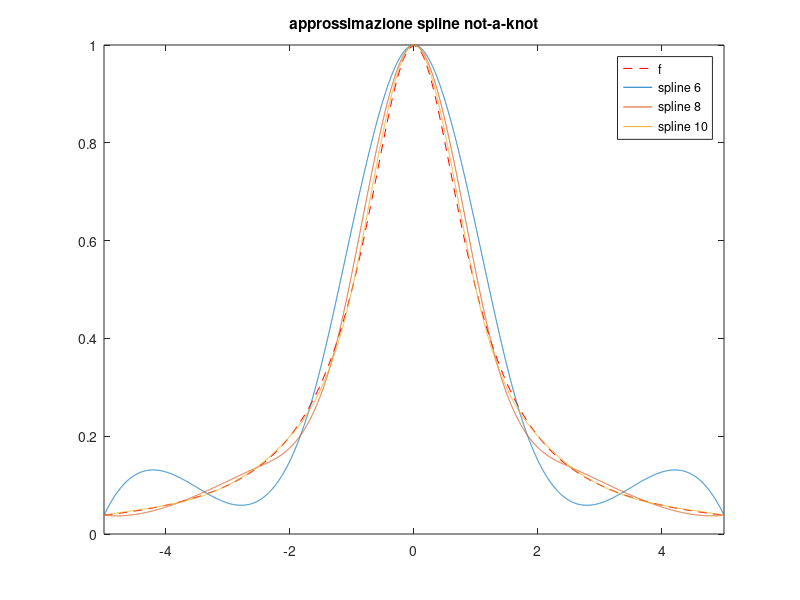
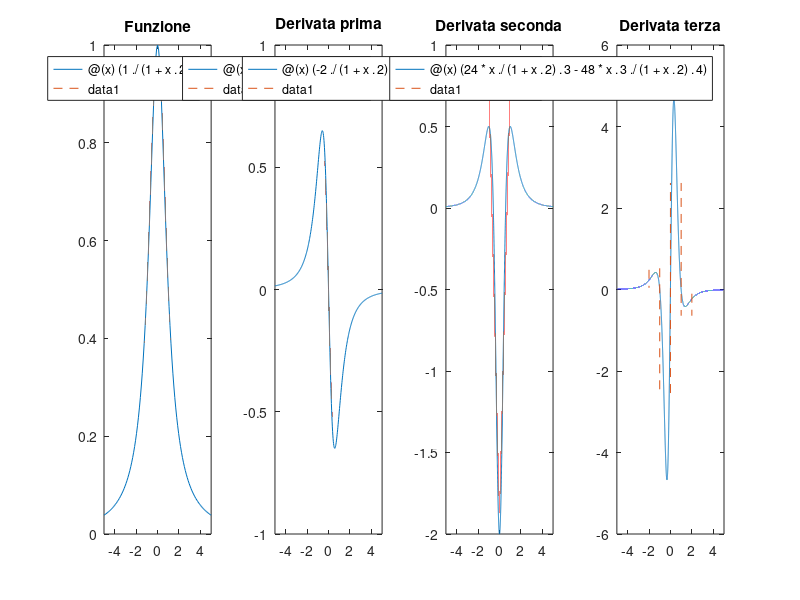

Recreate these plots in MATLAB, in order.
close all

%%%%%%%%%%%%%%%%%%%%%
%  Esercizio 2
%%%%%%%%%%%%%%%%%%%%%
fprintf('Convergenza spline per funzione di Runge\n')


f=@(x)(1./(1+x.^2));
alfa=-5;  beta=5;

figure(10)
fplot(f,[alfa,beta],'r--');
hold on

%n.1
t=linspace(alfa,beta,10000)';
for n=[6 8 10]
   x = linspace(alfa,beta,n+1)';
   s = spline(x,f(x),t);     % not-a-knot
   plot(t,s);
end
hold off
title('approssimazione spline not-a-knot')
legend('f','spline 6','spline 8','spline 10')

t=linspace(alfa,beta,1000000)';
fprintf('       k           Errore         ordine \n')
for k=1:10
    x=(alfa:(beta-alfa)/2^k:beta)';
    s=spline(x,f(x),t);
    Er(k)=max(abs(f(t)-s));
    if k>1
      p=(1/log(1/2))*log(Er(k)/Er(k-1));
      fprintf('k: %e, Err: %e, p: %e\n',k,Er(k),p);
    end
end


%n.2
fprintf(' Grafico spline e derivate \n')

n=10;
x=linspace(alfa,beta,n+1);
S=spline(x,f(x));

d1f=@(x)(-2*x./(1+x.^2).^2);
d2f=@(x)(-2./(1+x.^2).^2+8*x.^2./(1+x.^2).^3);
d3f=@(x)(24*x./(1+x.^2).^3 - 48*x.^3./(1+x.^2).^4);

figure(100)
subplot(1,4,1); fplot(f,[alfa,beta],'-'); hold on
subplot(1,4,2); fplot(d1f,[alfa,beta],'-'); hold on
subplot(1,4,3); fplot(d2f,[alfa,beta],'-'); hold on
subplot(1,4,4); fplot(d3f,[alfa,beta],'-'); hold on

rho=S.coefs;
drho=[3*rho(:,1),  2*rho(:,2), rho(:,3)];
d2rho=[6*rho(:,1), 2*rho(:,2)];
d3rho=6*rho(:,1);

                    Sval=ppval(S,t);        % valutazione spline
dS=mkpp(x,drho);    dSval=ppval(dS,t);      % valutazione der I spline
d2S=mkpp(x,d2rho);  d2Sval=ppval(d2S,t);    % valutazione der II spline
d3S=mkpp(x,d3rho);  d3Sval=ppval(d3S,t);    % valutazione der III spline

subplot(1,4,1); plot(t,Sval,'--'); title('Funzione'); hold off     % plot spline
subplot(1,4,2); plot(t,dSval,'--'); title('Derivata prima'); hold off    % plot der I spline
subplot(1,4,3); plot(t,d2Sval,'--'); title('Derivata seconda'); hold off   % plot der II spline
subplot(1,4,4); plot(t,d3Sval,'--'); title('Derivata terza'); hold off   % plot der III spline


% Es.3
fprintf(' Studio ordine di convergenza di tutte le derivate\n')
t=linspace(alfa,beta,1000000)';
i=0;
for n=2:10
   i=i+1;
   x=(alfa:1/2^n:beta)';
   S=spline(x,f(x));
   rho=S.coefs;
   drho=[3*rho(:,1) 2*rho(:,2) rho(:,3)]; d1S=mkpp(x,drho);
   d2rho=[6*rho(:,1)  2*rho(:,2)];        d2S=mkpp(x,d2rho);
   d3rho=6*rho(:,1);                      d3S=mkpp(x,d3rho);

   Er0(i)=max(abs(ppval(S,t)-f(t)));
   Er1(i)=max(abs(ppval(d1S,t)-d1f(t)));
   Er2(i)=max(abs(ppval(d2S,t)-d2f(t)));
   Er3(i)=max(abs(ppval(d3S,t)-d3f(t)));

   if (i>1)
      c0=1/log(1/2)*log(Er0(i)/Er0(i-1));
      c1=1/log(1/2)*log(Er1(i)/Er1(i-1));
      c2=1/log(1/2)*log(Er2(i)/Er2(i-1));
      c3=1/log(1/2)*log(Er3(i)/Er3(i-1));
      fprintf('k: %e, Err(0): %e, p(0): %e, Err(1): %e, p(1): %e, Err(2): %e, p(2): %e, Err(3): %e, p(3): %e\n',i,Er0(i),c0,Er1(i),c1,Er2(i),c2,Er3(i),c3);

   end

end